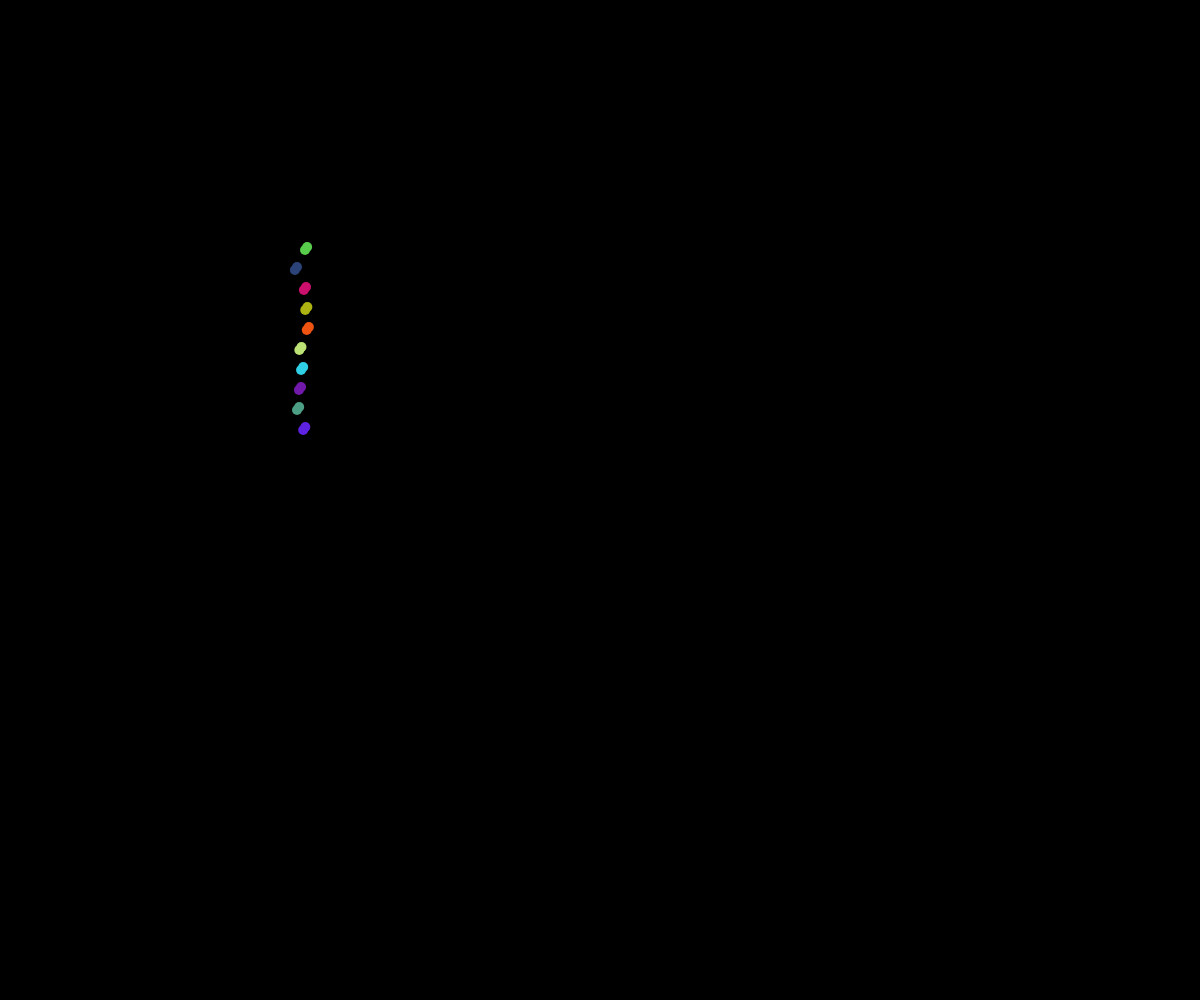
Frame 1 (no input)
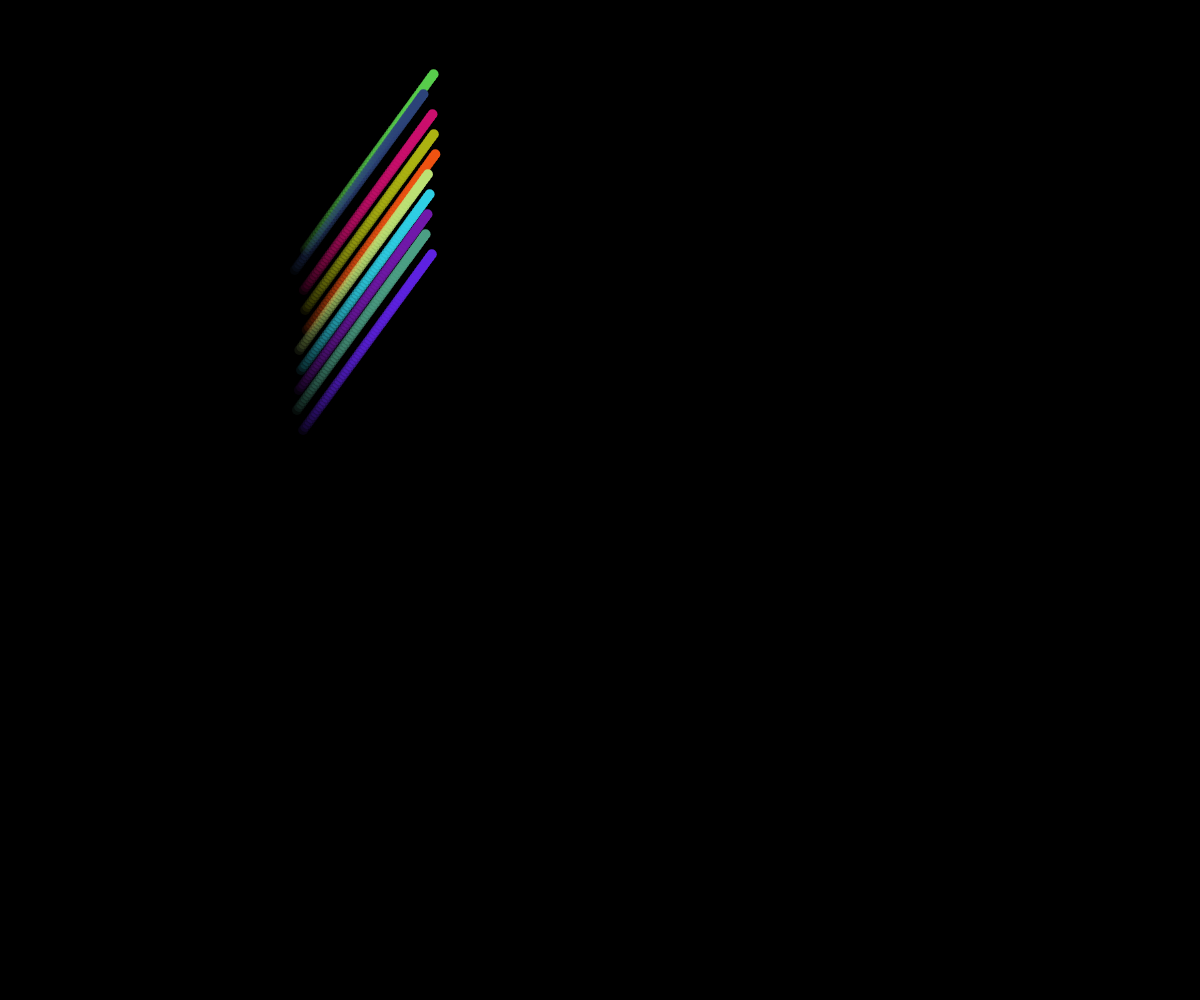
Frame 60 (no input)
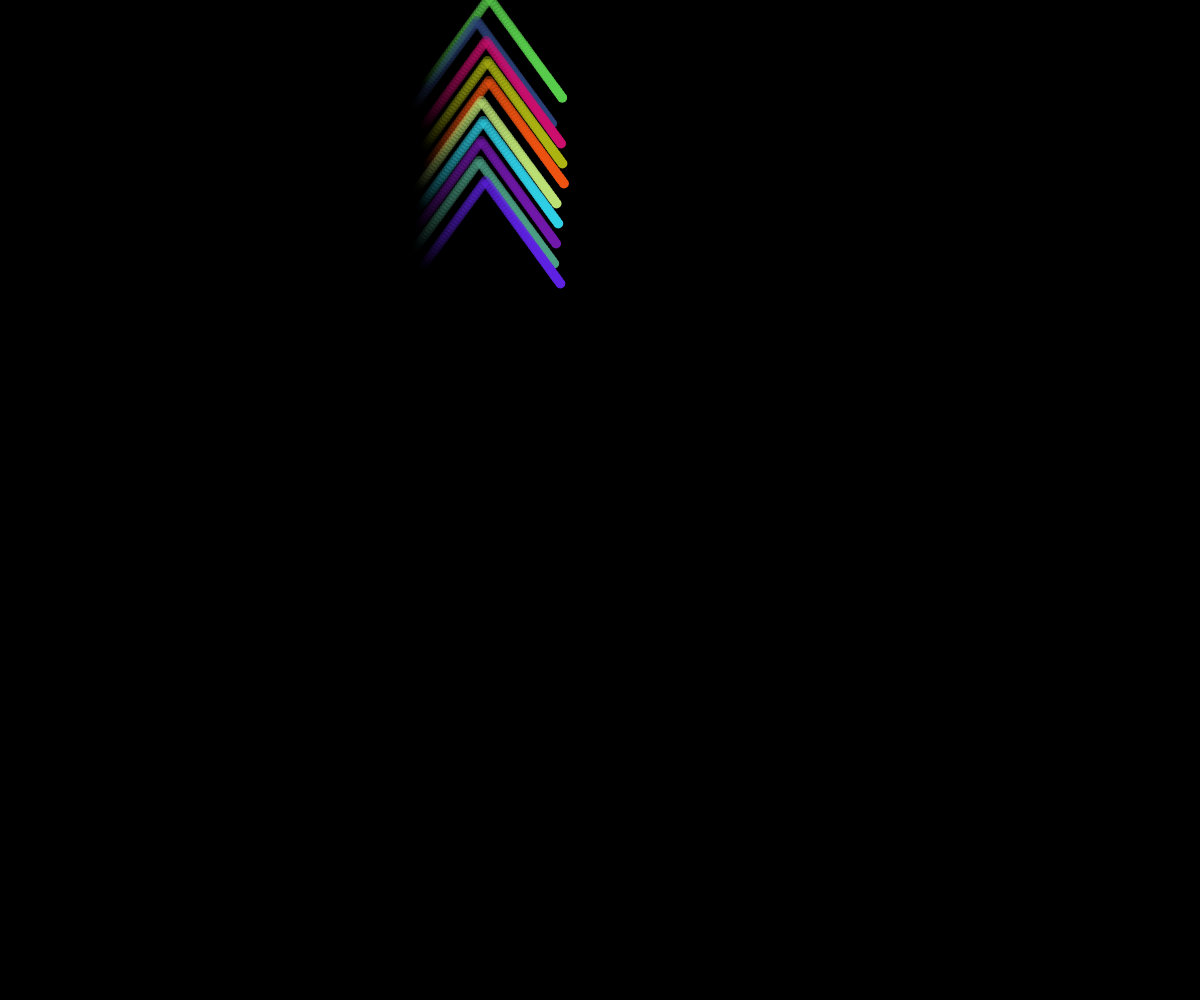
Frame 120 (the mouse pressed at the canvas centre since frame 60)

The p5.js sketch that drew these frames (run headless with seeded random() and noise() and a simulated clock; from frame 60 on, the mouse is pressed at the canvas centre):

// p5.js sketch
// ── sketch.js
let vecVecLocation = [];
let colors = new Array(10);
let vecVelocity;

const size = 10;
const strokeWeightVal = 1

function setup() {
    createCanvas(windowWidth, windowHeight);
    background(0);
    strokeWeight(strokeWeightVal);
    noStroke();
    vecVelocity = createVector(random(-5, 5), random(-5, 5));
    frameRate(60);

    // create 10 points
    for (let i = 0; i < 10; i++) {
        vecVecLocation.push([]);
        vecVecLocation[i].push(createVector(width/4 + random(-10, 10), height/4 + i * 20));
        colors[i] = createVector(random(0, 255), random(0, 255), random(0, 255));
    }
}

function draw() {
    background(0);

    for (let i = 0; i < vecVecLocation.length; i++) {
        let opacity = 255;
        fill(colors[i].x, colors[i].y, colors[i].z, opacity);

        let prevLocation = vecVecLocation[i][vecVecLocation[i].length-1];

        let currentLocation = createVector(prevLocation.x+vecVelocity.x, prevLocation.y+vecVelocity.y);
        ellipse(currentLocation.x, currentLocation.y, size, size);

        for (let j = 1; j <= vecVecLocation[i].length; j++) {
            fill(colors[i].x, colors[i].y, colors[i].z, opacity);
            let l = vecVecLocation[i][vecVecLocation[i].length - j];
            ellipse(l.x, l.y, size, size);
            opacity -= 4;
        }

        // update
        vecVecLocation[i].push(currentLocation);

        if (currentLocation.x >= width || currentLocation.x <= 0) {
            vecVelocity.x = -1 * vecVelocity.x;
        }
        if (currentLocation.y >= height || currentLocation.y <= 0) {
            vecVelocity.y = -1 * vecVelocity.y;
        }
        
    }
}
